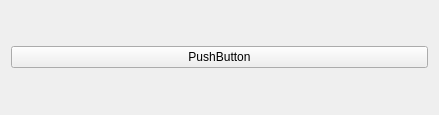
<?xml version="1.0" encoding="UTF-8"?>
<ui version="4.0">
 <class>MainWindow</class>
 <widget class="QMainWindow" name="MainWindow">
  <property name="geometry">
   <rect>
    <x>0</x>
    <y>0</y>
    <width>439</width>
    <height>115</height>
   </rect>
  </property>
  <property name="windowTitle">
   <string>MainWindow</string>
  </property>
  <property name="windowIcon">
   <iconset resource="res.qrc">
    <normaloff>:/res/favicon.ico</normaloff>:/res/favicon.ico</iconset>
  </property>
  <widget class="QWidget" name="centralWidget">
   <layout class="QHBoxLayout" name="horizontalLayout">
    <item>
     <widget class="QPushButton" name="pushButton">
      <property name="text">
       <string>PushButton</string>
      </property>
     </widget>
    </item>
   </layout>
  </widget>
 </widget>
 <layoutdefault spacing="6" margin="11"/>
 <resources>
  <include location="res.qrc"/>
 </resources>
 <connections/>
</ui>
